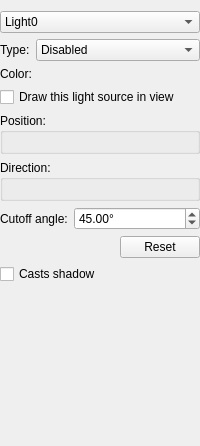
     <widget class="QWidget" name="tabLights">
      <attribute name="title">
       <string>Lights</string>
      </attribute>
      <layout class="QVBoxLayout" name="_15">
       <property name="leftMargin">
        <number>0</number>
       </property>
       <property name="rightMargin">
        <number>0</number>
       </property>
       <item>
        <layout class="QHBoxLayout" name="layout_12">
         <item>
          <widget class="QComboBox" name="comboLightNum">
           <property name="sizePolicy">
            <sizepolicy hsizetype="Expanding" vsizetype="Fixed">
             <horstretch>0</horstretch>
             <verstretch>0</verstretch>
            </sizepolicy>
           </property>
           <item>
            <property name="text">
             <string>Light0</string>
            </property>
           </item>
           <item>
            <property name="text">
             <string>Light1</string>
            </property>
           </item>
           <item>
            <property name="text">
             <string>Light2</string>
            </property>
           </item>
           <item>
            <property name="text">
             <string>Light3</string>
            </property>
           </item>
           <item>
            <property name="text">
             <string>Light4</string>
            </property>
           </item>
           <item>
            <property name="text">
             <string>Light5</string>
            </property>
           </item>
           <item>
            <property name="text">
             <string>Light6</string>
            </property>
           </item>
           <item>
            <property name="text">
             <string>Light7</string>
            </property>
           </item>
          </widget>
         </item>
        </layout>
       </item>
       <item>
        <layout class="QHBoxLayout" name="layout_10">
         <item>
          <widget class="QLabel" name="_10">
           <property name="text">
            <string>Type:</string>
           </property>
          </widget>
         </item>
         <item>
          <widget class="QComboBox" name="comboLightType">
           <property name="sizePolicy">
            <sizepolicy hsizetype="Expanding" vsizetype="Fixed">
             <horstretch>0</horstretch>
             <verstretch>0</verstretch>
            </sizepolicy>
           </property>
           <item>
            <property name="text">
             <string>Disabled</string>
            </property>
           </item>
           <item>
            <property name="text">
             <string>Directional</string>
            </property>
           </item>
           <item>
            <property name="text">
             <string>Spot</string>
            </property>
           </item>
           <item>
            <property name="text">
             <string>Point</string>
            </property>
           </item>
          </widget>
         </item>
        </layout>
       </item>
       <item>
        <layout class="QHBoxLayout" name="layout_11">
         <item>
          <widget class="QLabel" name="label_10">
           <property name="sizePolicy">
            <sizepolicy hsizetype="Preferred" vsizetype="Minimum">
             <horstretch>0</horstretch>
             <verstretch>0</verstretch>
            </sizepolicy>
           </property>
           <property name="maximumSize">
            <size>
             <width>16777215</width>
             <height>30</height>
            </size>
           </property>
           <property name="text">
            <string>Color:</string>
           </property>
          </widget>
         </item>
         <item>
          <widget class="ColorChooser" name="lightColorChooser" native="true">
           <property name="sizePolicy">
            <sizepolicy hsizetype="Expanding" vsizetype="Minimum">
             <horstretch>0</horstretch>
             <verstretch>0</verstretch>
            </sizepolicy>
           </property>
          </widget>
         </item>
        </layout>
       </item>
       <item>
        <widget class="QCheckBox" name="checkBox">
         <property name="text">
          <string>Draw this light source in view</string>
         </property>
        </widget>
       </item>
       <item>
        <widget class="QGroupBox" name="groupBox_2">
         <property name="title">
          <string>Position:</string>
         </property>
         <layout class="QVBoxLayout" name="_31">
          <item>
           <widget class="VectorChooser" name="lightPositionChooser" native="true"/>
          </item>
         </layout>
        </widget>
       </item>
       <item>
        <widget class="QGroupBox" name="groupBox_3">
         <property name="title">
          <string>Direction:</string>
         </property>
         <layout class="QVBoxLayout" name="_32">
          <item>
           <widget class="VectorChooser" name="lightDirectionChooser" native="true"/>
          </item>
         </layout>
        </widget>
       </item>
       <item>
        <layout class="QHBoxLayout" name="layout_9">
         <item>
          <widget class="QLabel" name="_11">
           <property name="text">
            <string>Cutoff angle:</string>
           </property>
          </widget>
         </item>
         <item>
          <widget class="QDoubleSpinBox" name="lightCutoffAngle">
           <property name="sizePolicy">
            <sizepolicy hsizetype="Expanding" vsizetype="Fixed">
             <horstretch>0</horstretch>
             <verstretch>0</verstretch>
            </sizepolicy>
           </property>
           <property name="suffix">
            <string>°</string>
           </property>
           <property name="value">
            <double>45.000000000000000</double>
           </property>
          </widget>
         </item>
        </layout>
       </item>
       <item alignment="Qt::AlignRight">
        <widget class="QPushButton" name="pushButton_4">
         <property name="sizePolicy">
          <sizepolicy hsizetype="Fixed" vsizetype="Fixed">
           <horstretch>0</horstretch>
           <verstretch>0</verstretch>
          </sizepolicy>
         </property>
         <property name="text">
          <string>Reset</string>
         </property>
        </widget>
       </item>
       <item>
        <widget class="QCheckBox" name="checkBoxLightCastsShadow">
         <property name="text">
          <string>Casts shadow</string>
         </property>
        </widget>
       </item>
       <item>
        <spacer name="verticalSpacer_3">
         <property name="orientation">
          <enum>Qt::Vertical</enum>
         </property>
         <property name="sizeHint" stdset="0">
          <size>
           <width>20</width>
           <height>151</height>
          </size>
         </property>
        </spacer>
       </item>
      </layout>
     </widget>
